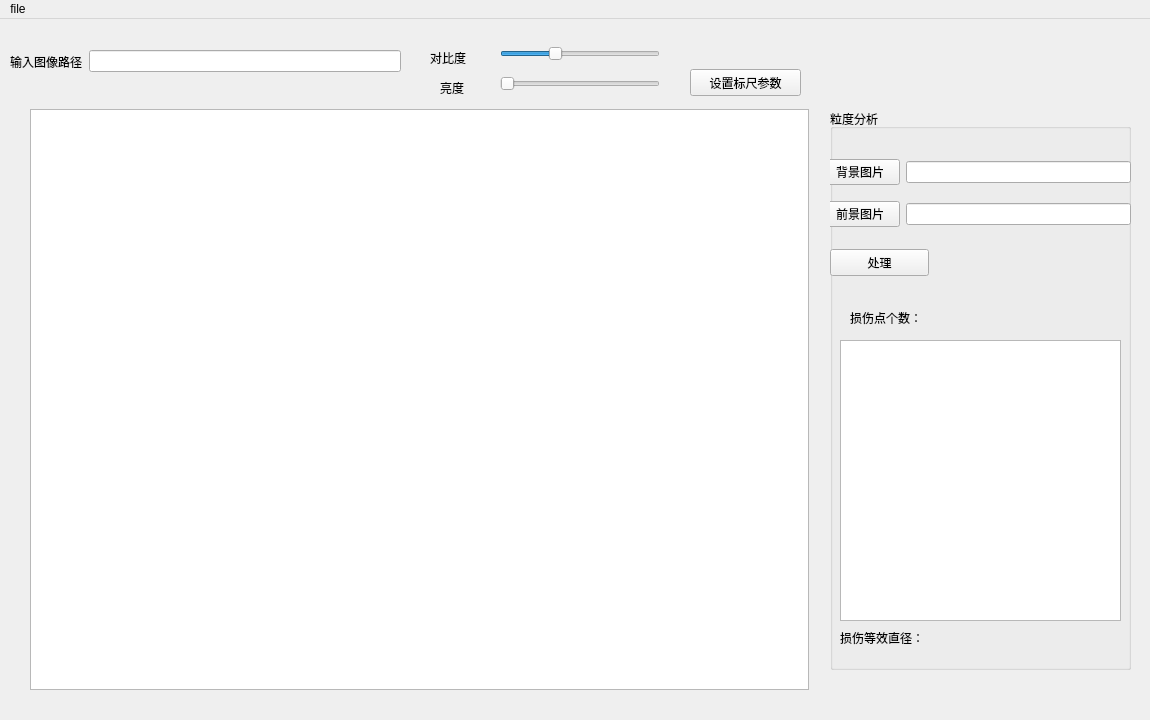
<?xml version="1.0" encoding="UTF-8"?>
<ui version="4.0">
 <class>deal</class>
 <widget class="QMainWindow" name="deal">
  <property name="geometry">
   <rect>
    <x>0</x>
    <y>0</y>
    <width>1150</width>
    <height>720</height>
   </rect>
  </property>
  <property name="minimumSize">
   <size>
    <width>871</width>
    <height>720</height>
   </size>
  </property>
  <property name="windowTitle">
   <string>MainWindow</string>
  </property>
  <widget class="QWidget" name="centralwidget">
   <widget class="QSlider" name="contrastslider">
    <property name="geometry">
     <rect>
      <x>500</x>
      <y>20</y>
      <width>160</width>
      <height>29</height>
     </rect>
    </property>
    <property name="maximum">
     <number>100</number>
    </property>
    <property name="pageStep">
     <number>5</number>
    </property>
    <property name="value">
     <number>33</number>
    </property>
    <property name="orientation">
     <enum>Qt::Horizontal</enum>
    </property>
   </widget>
   <widget class="QSlider" name="lightslider">
    <property name="geometry">
     <rect>
      <x>500</x>
      <y>50</y>
      <width>160</width>
      <height>29</height>
     </rect>
    </property>
    <property name="maximum">
     <number>100</number>
    </property>
    <property name="pageStep">
     <number>5</number>
    </property>
    <property name="orientation">
     <enum>Qt::Horizontal</enum>
    </property>
   </widget>
   <widget class="QLabel" name="label_2">
    <property name="geometry">
     <rect>
      <x>430</x>
      <y>30</y>
      <width>67</width>
      <height>17</height>
     </rect>
    </property>
    <property name="text">
     <string>对比度</string>
    </property>
   </widget>
   <widget class="QLabel" name="label_3">
    <property name="geometry">
     <rect>
      <x>440</x>
      <y>60</y>
      <width>41</width>
      <height>17</height>
     </rect>
    </property>
    <property name="text">
     <string>亮度</string>
    </property>
   </widget>
   <widget class="drawview" name="ImageGraphic">
    <property name="geometry">
     <rect>
      <x>30</x>
      <y>90</y>
      <width>779</width>
      <height>581</height>
     </rect>
    </property>
   </widget>
   <widget class="QWidget" name="widget" native="true">
    <property name="geometry">
     <rect>
      <x>10</x>
      <y>20</y>
      <width>391</width>
      <height>45</height>
     </rect>
    </property>
    <layout class="QHBoxLayout" name="horizontalLayout">
     <item>
      <widget class="QLabel" name="label">
       <property name="text">
        <string>输入图像路径</string>
       </property>
      </widget>
     </item>
     <item>
      <widget class="QLineEdit" name="lineEdit"/>
     </item>
    </layout>
   </widget>
   <widget class="QGroupBox" name="area_label">
    <property name="geometry">
     <rect>
      <x>830</x>
      <y>90</y>
      <width>301</width>
      <height>561</height>
     </rect>
    </property>
    <property name="title">
     <string>粒度分析</string>
    </property>
    <widget class="QWidget" name="widget_2" native="true">
     <property name="geometry">
      <rect>
       <x>-10</x>
       <y>40</y>
       <width>311</width>
       <height>90</height>
      </rect>
     </property>
     <layout class="QGridLayout" name="gridLayout">
      <item row="0" column="0">
       <widget class="QPushButton" name="back_btn">
        <property name="text">
         <string>背景图片</string>
        </property>
       </widget>
      </item>
      <item row="0" column="1">
       <widget class="QLineEdit" name="back_edit"/>
      </item>
      <item row="1" column="0">
       <widget class="QPushButton" name="forward_btn">
        <property name="text">
         <string>前景图片</string>
        </property>
       </widget>
      </item>
      <item row="1" column="1">
       <widget class="QLineEdit" name="forward_edit"/>
      </item>
     </layout>
    </widget>
    <widget class="QLabel" name="label_4">
     <property name="geometry">
      <rect>
       <x>20</x>
       <y>200</y>
       <width>81</width>
       <height>17</height>
      </rect>
     </property>
     <property name="text">
      <string>损伤点个数：</string>
     </property>
    </widget>
    <widget class="QLabel" name="label_5">
     <property name="geometry">
      <rect>
       <x>10</x>
       <y>520</y>
       <width>101</width>
       <height>17</height>
      </rect>
     </property>
     <property name="text">
      <string>损伤等效直径：</string>
     </property>
    </widget>
    <widget class="QLabel" name="num_label">
     <property name="geometry">
      <rect>
       <x>110</x>
       <y>200</y>
       <width>67</width>
       <height>17</height>
      </rect>
     </property>
     <property name="text">
      <string/>
     </property>
    </widget>
    <widget class="QLabel" name="d_label">
     <property name="geometry">
      <rect>
       <x>120</x>
       <y>520</y>
       <width>67</width>
       <height>17</height>
      </rect>
     </property>
     <property name="text">
      <string/>
     </property>
    </widget>
    <widget class="QPushButton" name="ana_btn">
     <property name="geometry">
      <rect>
       <x>0</x>
       <y>140</y>
       <width>99</width>
       <height>27</height>
      </rect>
     </property>
     <property name="text">
      <string>处理</string>
     </property>
    </widget>
    <widget class="QTableView" name="tableView">
     <property name="geometry">
      <rect>
       <x>10</x>
       <y>231</y>
       <width>281</width>
       <height>281</height>
      </rect>
     </property>
    </widget>
   </widget>
   <widget class="QPushButton" name="ruler_btn">
    <property name="geometry">
     <rect>
      <x>690</x>
      <y>50</y>
      <width>111</width>
      <height>27</height>
     </rect>
    </property>
    <property name="text">
     <string>设置标尺参数</string>
    </property>
   </widget>
  </widget>
  <widget class="QMenuBar" name="menubar">
   <property name="geometry">
    <rect>
     <x>0</x>
     <y>0</y>
     <width>1150</width>
     <height>31</height>
    </rect>
   </property>
   <widget class="QMenu" name="menuFile">
    <property name="title">
     <string>file</string>
    </property>
    <addaction name="actionChoose_file"/>
    <addaction name="actionSave_picture"/>
   </widget>
   <addaction name="menuFile"/>
  </widget>
  <action name="actionChoose_file">
   <property name="text">
    <string>choose...</string>
   </property>
  </action>
  <action name="actionSave_picture">
   <property name="text">
    <string>save as...</string>
   </property>
  </action>
  <action name="actionSave_as">
   <property name="text">
    <string>save as</string>
   </property>
  </action>
 </widget>
 <customwidgets>
  <customwidget>
   <class>drawview</class>
   <extends>QGraphicsView</extends>
   <header location="global">drawview.h</header>
  </customwidget>
 </customwidgets>
 <resources/>
 <connections/>
</ui>
